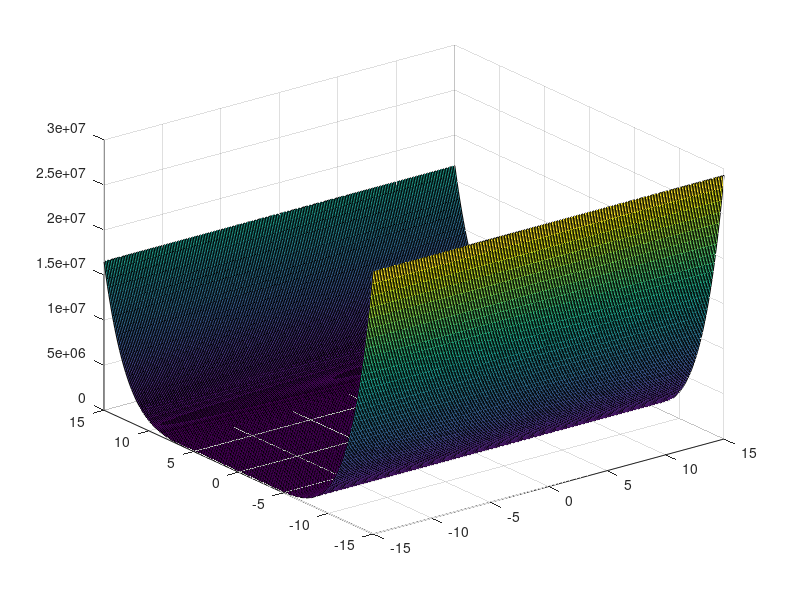
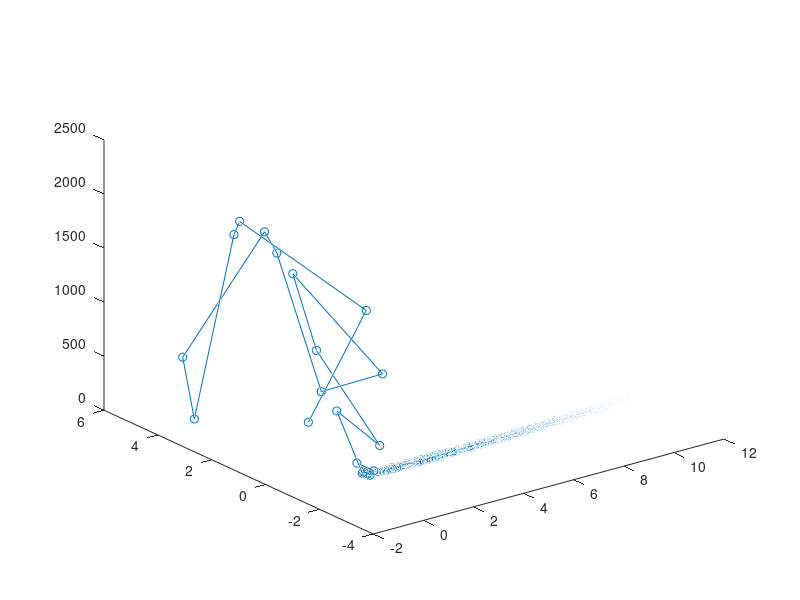

Reproduce these figures in MATLAB, in order.
alpha1 = 0.0025;
beta = 0.45;

eps = 0.001; % Error limited to 0.001
x10 = -1.2;
x20 = 1; % Initial value
alpha = alpha1; % Learning rate
k = 0; % Iterations
err = 1;

f0 = (-13+x10+((5-x20)*x20-2)*x20)^2 + (-29+x10+((x20+1)*x20-14)*x20)^2;
% Objective function

S_space = [k,x10,x20,f0];

while err >= eps % Continue iteration when there is a significant error
  df1dx1 = (-13+x10+((5-x20)*x20-2)*x20)*2 + (-29+x10+((x20+1)*x20-14)*x20)*2;
  x11 = x10 - alpha*df1dx1;
  %err1 = absolute value of (x11 - x10);
  
  df1dx2 = (-13+x10+((5-x20)*x20-2)*x20)*2*(-3*x20^2+10*x20-2) + (-29+x10+((x20+1)*x20-14)*x20)*2*(3*x20^2+2*x20-14);
  x21 = x20 - alpha*df1dx2;
  %err2 = absolute value of (x21 - x20);
  
  %Subtract the gradient from the result of the previous iteration to obtain the answer for this iteration

  %err = Vector length of [err1 err2 err3]
  df1dx = [df1dx1,df1dx2];
  err = norm(df1dx);
  
  f0 = (-13+x10+((5-x20)*x20-2)*x20)^2 + (-29+x10+((x20+1)*x20-14)*x20)^2;
  f1 = (-13+x11+((5-x21)*x21-2)*x21)^2 + (-29+x11+((x21+1)*x21-14)*x21)^2;
  
  A = f1-f0;
  B = -0.5*alpha*(norm(df1dx)).^2;
  
  if (A > B) % Choose whether to choose a smaller learning rate Ba
    alpha=alpha1*beta;
  else
    alpha=alpha1;
  end
  
  
  k = k + 1; % Iterations +1
  x10 = x11;
  x20 = x21; % Obtain the answer after iteration

  S_space(k,:) = [k,x10,x20,f1];
  
  if (k>20000) % End loop when the number of steps is too large
    break
  end
  
end

disp(['x1 = ',num2str(x10)])
disp(['x2 = ',num2str(x20)])
disp(['f = ',num2str(f0)])
disp(['step = ',num2str(k)])

xx = linspace(-15,15,225);
yy = linspace(-15,15,225); % Variable variation range in the graph

[XX,YY]=meshgrid(xx,yy);
ZZ = (-13+XX+((5-YY).*YY-2).*YY).^2 + (-29+XX+((YY+1).*YY-14).*YY).^2;
surf(XX,YY,ZZ); % Create 3D graph

hold on;
plot3(S_space(:,2),S_space(:,3),S_space(:,4),'ro-')
% Draw a change line for the iteration point in the 3D graph
figure
plot3(S_space(:,2),S_space(:,3),S_space(:,4),'o-')
% Draw a change line for the iteration point